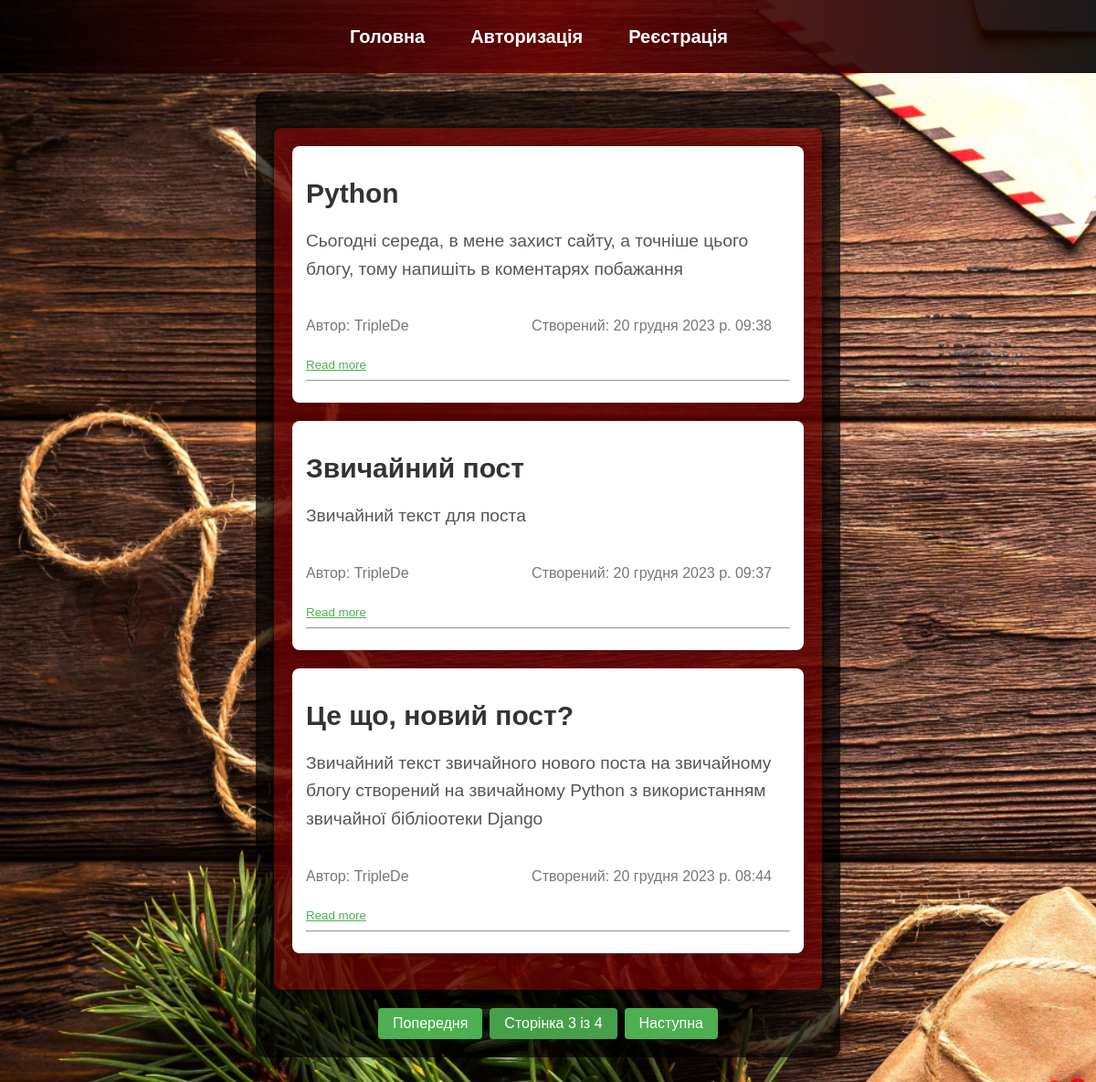
/?page=3, run on the app's committed database.
### blog/models.py (models this page shows, shortened)
class Post(models.Model):
    title = models.CharField(max_length=200)
    content = models.TextField()
    created_at = models.DateTimeField(auto_now_add=True)
    author = models.ForeignKey(User, on_delete=models.CASCADE)

### blog/views.py (the view)
# urls.py: path('', post_list, name='post_list'),
def post_list(request):
    posts_list = Post.objects.all().order_by('-created_at')
    paginator = Paginator(posts_list, 3)
    page = request.GET.get('page')
    try:
        posts = paginator.page(page)
    except PageNotAnInteger:
        posts = paginator.page(1)
    except EmptyPage:
        posts = paginator.page(paginator.num_pages)
    return render(request, 'blog/post_list.html', {'posts': posts})

### blog/templates/blog/post_list.html (shortened to what this page needs)
{% extends 'blog/base.html' %}
{% block content %}
    <div class="post-list">
        {% if posts %}
            {% for post in posts %}
                <div class="post-summary">
                    <h2><a href="{% url 'post_detail' post.id %}" class="post-title">{{ post.title }}</a></h2>
                    <p class="post-content">{{ post.content|truncatechars:200 }}</p>
                    <br>
                    <p class="post-meta">
                        <span class="post-author">Автор: {{ post.author.username }}</span>
                        <span class="post-date">Створений: {{ post.created_at }}</span>
                    </p>
                    <button class="read-more-btn" data-content="{{ post.content }}">Read more</button>
                    <hr>
                </div>
            {% endfor %}
        {% else %}
            <p>Постів на даний час немає.</p>
        {% endif %}
    </div>
    <div class="pagination">
        <span class="step-links">
            {% if posts.has_previous %}
                <a href="?page={{ posts.previous_page_number }}">Попередня</a>
            {% endif %}
            <span class="current">Сторінка {{ posts.number }} із {{ posts.paginator.num_pages }}</span>
            {% if posts.has_next %}
                <a href="?page={{ posts.next_page_number }}">Наступна</a>
            {% endif %}
        </span>
    </div>
{% endblock %}

### blog/templates/blog/post_list.html (style rules this page uses)
body { margin: 0; padding-bottom: 150px; background-color: #f5f5f5; }
.post-list { max-width: 800px; margin: 20px auto; padding: 20px; background-color: rgba(200, 0, 0, 0.4); box-shadow: 0 0 10px rgba(0, 0, 0, 1); border-radius: 8px; word-wrap: break-word; }
.post-summary { background-color: #fff; padding: 15px; border-radius: 8px; box-shadow: 0 0 10px rgba(0, 0, 0, 0.1); margin-bottom: 20px; }
.post-title { color: #333; text-decoration: none; font-size: 30px; margin-bottom: 10px; }
.post-content { font-size: 1.2em; line-height: 1.6; color: #555; margin-bottom: 10px; }
.post-meta { margin-top: 10px; color: #777; display: flex; justify-content: space-between; }
.read-more-btn { background: none; border: none; color: #4caf50; cursor: pointer; text-decoration: underline; padding: 0; margin-top: 10px; }
.post-author, .post-date { margin-right: 20px; }
.pagination { display: flex; justify-content: center; margin-top: 20px; }
.step-links { display: flex; list-style: none; padding: 0; }
.step-links a, .current { padding: 8px 16px; margin: 0 4px; text-decoration: none; background-color: #4CAF50; color: #fff; border-radius: 4px; display: inline-block; }
.current { background-color: #45a049; }

### data on the page
Post: title "Python", content "Сьогодні середа, в мене захист сайту, а точніше цього блогу, тому напишіть в коментарях побажання", author.username "TripleDe", created_at "20 грудня 2023 р. 09:38"
Post: title "Звичайний пост", content "Звичайний текст для поста", author.username "TripleDe", created_at "20 грудня 2023 р. 09:37"
Post: title "Це що, новий пост?", content "Звичайний текст звичайного нового поста на звичайному блогу створений на звичайному Python з використанням звичайної бібліоотеки Django", author.username "TripleDe", created_at "20 грудня 2023 р. 08:44"

### other printed values
{{ posts.number }} "3"
{{ posts.paginator.num_pages }} "4"
